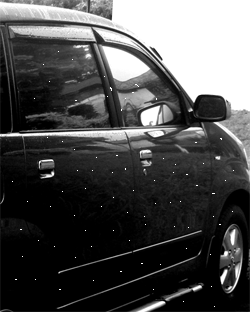
#> input picture Praktikum 7/mobil.tif, 250 x 312 px
$ jupyter execute 'Praktikum PCD 7 - Filter Rerata.ipynb'   (shell and % lines are left out)
#> lines starting #> are read from the running program, lines starting #| are printed output that depends on the picture
[cell 1]
# import library yang dibutuhkan
import matplotlib.pyplot as plt

from skimage import data
from skimage.io import imread
from skimage.color import rgb2gray
import numpy as np

[cell 2]
citra1 = imread(fname="mobil.tif")  # Membaca citra mobil.tif dan menyimpannya dalam variabel citra1.
#> citra1 is the input picture: shape (312, 250); min 0, max 255, mean 76.9
citra2 = imread(fname="boneka2.tif")  # Membaca citra boneka2.tif dan menyimpannya dalam variabel citra2.
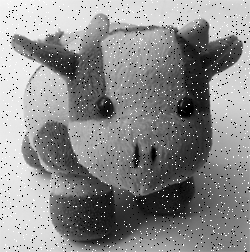
#> input picture Praktikum 7/boneka2.tif, 250 x 252 px
#> citra2 is the input picture: shape (252, 250); min 0, max 255, mean 139.1

print('Shape citra 1 : ', citra1.shape)  # Menampilkan dimensi citra1 (shape) sebagai output.
#| Shape citra 1 :  (312, 250)
print('Shape citra 1 : ', citra2.shape)  # Menampilkan dimensi citra2 (shape) sebagai output.
#| Shape citra 1 :  (252, 250)

fig, axes = plt.subplots(1, 2, figsize=(10, 10))  # Membuat objek figure dan axes dengan ukuran 1x2.
ax = axes.ravel()  # Meratakan array axes menjadi satu dimensi.

ax[0].imshow(citra1, cmap='gray')  # Menampilkan citra1 pada axes pertama.
ax[0].set_title("Citra 1")  # Mengatur judul untuk axes pertama.

ax[1].imshow(citra2, cmap='gray')  # Menampilkan citra2 pada axes kedua.
ax[1].set_title("Citra 2")  # Mengatur judul untuk axes kedua.
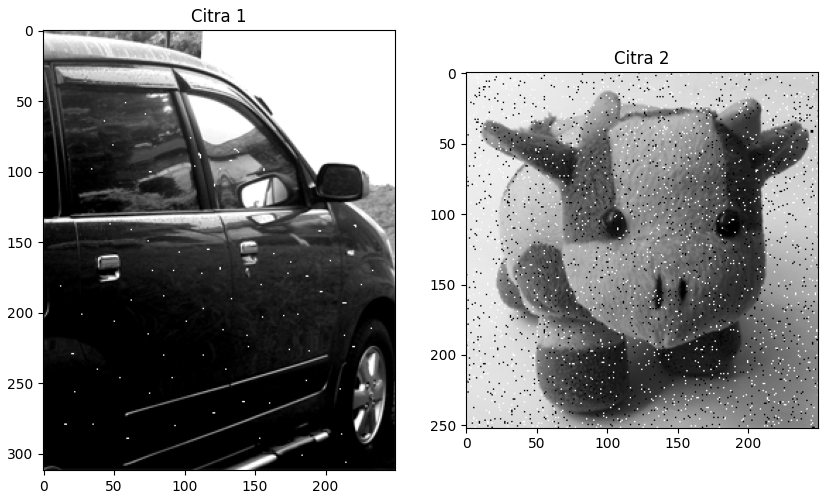
#> figure drawn by matplotlib, 2 panels

[cell 3]
copyCitra1 = citra1.copy()  # Membuat salinan dari citra1 dan menyimpannya dalam variabel copyCitra1.
copyCitra2 = citra2.copy()  # Membuat salinan dari citra2 dan menyimpannya dalam variabel copyCitra2.

m1, n1 = copyCitra1.shape  # Mengambil dimensi baris (m1) dan dimensi kolom (n1) dari copyCitra1.
#> m1 = 312; n1 = 250
output1 = np.empty([m1, n1])  # Membuat array kosong dengan dimensi m1 x n1 dan menyimpannya dalam variabel output1.

m2, n2 = copyCitra2.shape  # Mengambil dimensi baris (m2) dan dimensi kolom (n2) dari copyCitra2.
#> m2 = 252; n2 = 250
output2 = np.empty([m2, n2])  # Membuat array kosong dengan dimensi m2 x n2 dan menyimpannya dalam variabel output2.

print('Shape copy citra 1 : ', copyCitra1.shape)  # Menampilkan dimensi copyCitra1 sebagai output.
#| Shape copy citra 1 :  (312, 250)
print('Shape output citra 1 : ', output1.shape)  # Menampilkan dimensi output1 sebagai output.
#| Shape output citra 1 :  (312, 250)
print('m1 : ',m1)  # Menampilkan nilai m1 sebagai output.
#| m1 :  312
print('n1 : ',n1)  # Menampilkan nilai n1 sebagai output.
#| n1 :  250
print()

print('Shape copy citra 2 : ', copyCitra2.shape)  # Menampilkan dimensi copyCitra2 sebagai output.
#| Shape copy citra 2 :  (252, 250)
print('Shape output citra 3 : ', output2.shape)  # Menampilkan dimensi output2 sebagai output.
#| Shape output citra 3 :  (252, 250)
print('m2 : ',m2)  # Menampilkan nilai m2 sebagai output.
#| m2 :  252
print('n2 : ',n2)  # Menampilkan nilai n2 sebagai output.
#| n2 :  250
print()

[cell 4]
for baris in range(0, m1-1):  # Looping baris dari 0 hingga m1-2 (baris terakhir tidak termasuk).
    for kolom in range(0, n1-1):  # Looping kolom dari 0 hingga n1-2 (kolom terakhir tidak termasuk).
        a1 = baris  # Menyimpan nilai baris saat ini ke variabel a1.
        b1 = kolom  # Menyimpan nilai kolom saat ini ke variabel b1.
        jumlah = copyCitra1[a1-1, b1-1] + copyCitra1[a1-1, b1] + copyCitra1[a1-1, b1-1] + \
                 copyCitra1[a1, b1-1] + copyCitra1[a1, b1] + copyCitra1[a1, b1+1] + \
                 copyCitra1[a1+1, b1-1] + copyCitra1[a1+1, b1] + copyCitra1[a1+1, b1+1]  # Menghitung jumlah piksel di sekitar piksel saat ini.

        output1[a1, b1] = (1/9 * jumlah)  # Mengambil rata-rata dari jumlah piksel sekitar dan menetapkannya ke output1 pada posisi a1, b1.
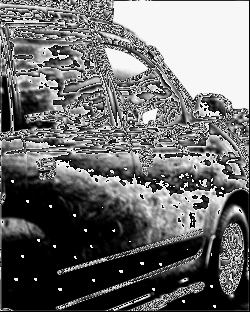
#> output1: shape (312, 250) float64; min 0, max 28.33, mean 12.1; drawn with min black and max white

[cell 5]
for baris in range(0, m2-1):  # Looping baris dari 0 hingga m2-2 (baris terakhir tidak termasuk).
    for kolom in range(0, n2-1):  # Looping kolom dari 0 hingga n2-2 (kolom terakhir tidak termasuk).
        a1 = baris  # Menyimpan nilai baris saat ini ke variabel a1.
        b1 = kolom  # Menyimpan nilai kolom saat ini ke variabel b1.
        jumlah = copyCitra1[a1-1, b1-1] + copyCitra1[a1-1, b1] + copyCitra1[a1-1, b1-1] + \
                 copyCitra1[a1, b1-1] + copyCitra1[a1, b1] + copyCitra1[a1, b1+1] + \
                 copyCitra1[a1+1, b1-1] + copyCitra1[a1+1, b1] + copyCitra1[a1+1, b1+1]  # Menghitung jumlah piksel di sekitar piksel saat ini.

        output1[a1, b1] = (1/9 * jumlah)  # Mengambil rata-rata dari jumlah piksel sekitar dan menetapkannya ke output1 pada posisi a1, b1.

[cell 6]
fig, axes = plt.subplots(2, 2, figsize=(10, 10))  # Membuat objek figure dan axes dengan ukuran 2x2.
ax = axes.ravel()  # Meratakan array axes menjadi satu dimensi.

ax[0].imshow(citra1, cmap='gray')  # Menampilkan citra1 pada axes pertama.
ax[0].set_title("Input Citra 1")  # Mengatur judul untuk axes pertama.

ax[1].imshow(citra2, cmap='gray')  # Menampilkan citra2 pada axes kedua.
ax[1].set_title("Input Citra 2")  # Mengatur judul untuk axes kedua.

ax[2].imshow(output1, cmap='gray')  # Menampilkan output1 pada axes ketiga.
ax[2].set_title("Output Citra 1")  # Mengatur judul untuk axes ketiga.

ax[3].imshow(output2, cmap='gray')  # Menampilkan output2 pada axes keempat.
ax[3].set_title("Output Citra 2")  # Mengatur judul untuk axes keempat.
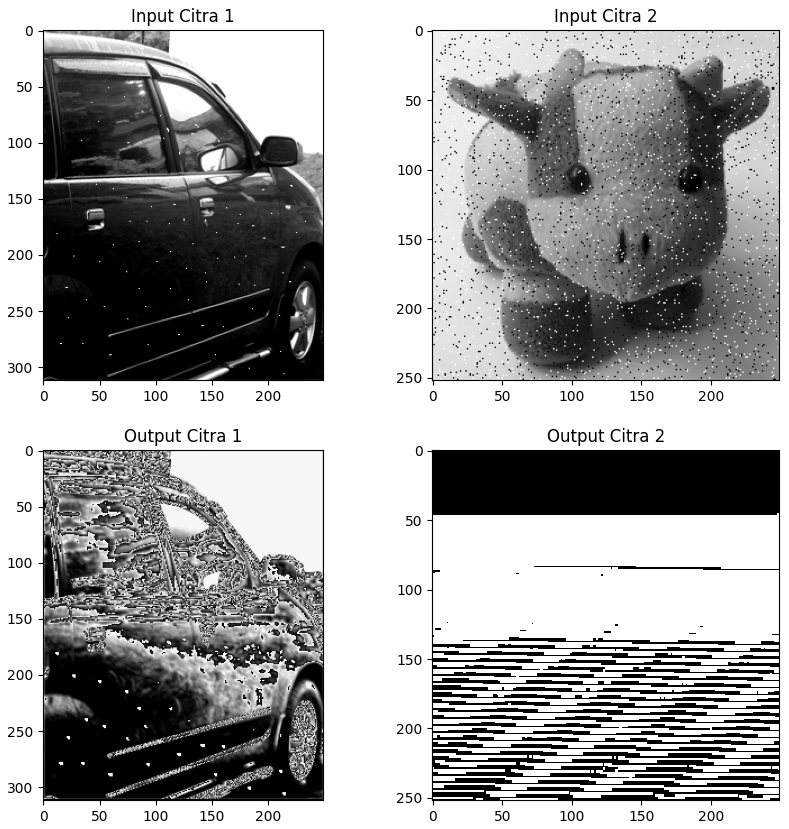
#> figure drawn by matplotlib, 4 panels
